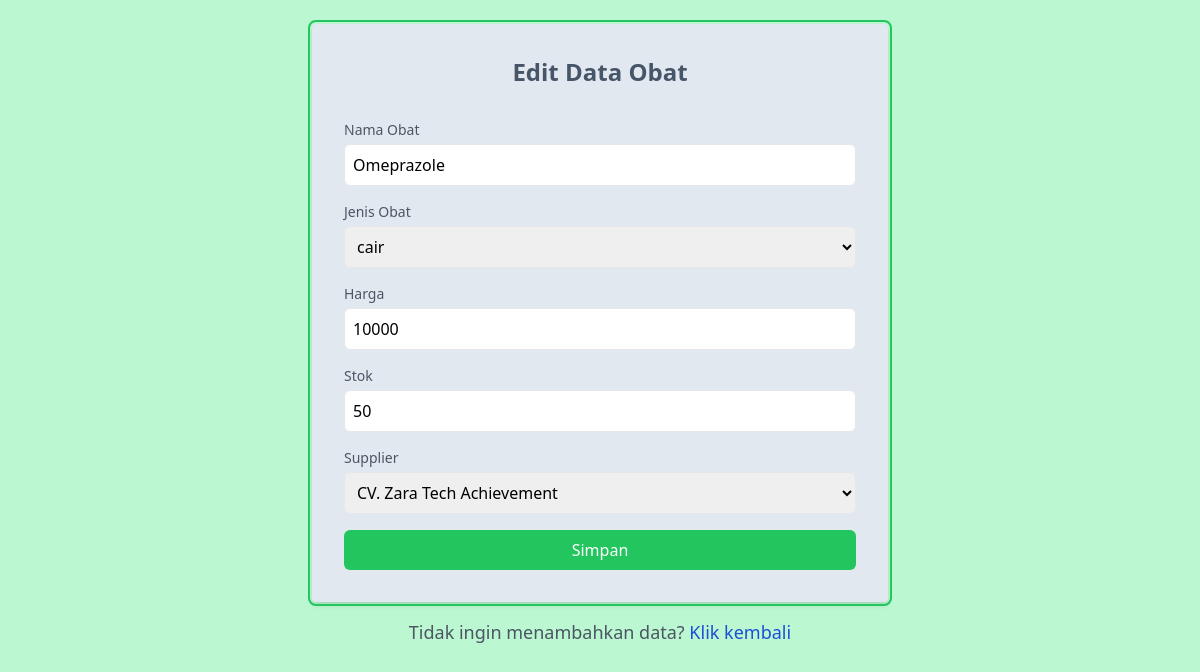
Screenshot of /build/pages/function/editobat.php?id=4 (signed in) with the database file from the repository.
### tables this page shows
CREATE TABLE `obat` (
  `id_obat` int(11) NOT NULL,
  `nama_obat` varchar(255) DEFAULT NULL,
  `jenis` varchar(255) DEFAULT NULL,
  `harga` int(11) DEFAULT NULL,
  `stok` int(11) DEFAULT NULL,
  `id_supplier` char(10) DEFAULT NULL
);

CREATE TABLE `supplier` (
  `id_supplier` char(10) NOT NULL DEFAULT '',
  `nama_supplier` varchar(100) DEFAULT NULL,
  `alamat` varchar(100) DEFAULT NULL,
  `no_telepon` varchar(50) DEFAULT NULL
);

### build/pages/function/editobat.php (the view, shortened to what this page needs)
<!DOCTYPE html>
<html lang="en">
<head>
    <script src="https://cdn.tailwindcss.com"></script>
</head>
<body class="bg-green-200 p-6">
    <?php
    include 'koneksi.php';
    $id = $_GET['id'];
    $data = mysqli_query($conn, "SELECT * FROM obat, supplier WHERE obat.id_obat = '$id' AND obat.id_supplier = supplier.id_supplier");
    while ($row = mysqli_fetch_array($data)) {
    ?>
        <div class="max-w-xl mx-auto  rounded p-8 shadow-md outline outline-2  outline-offset-2 outline-green-500 bg-slate-200">
            <h2 class="text-2xl font-bold mb-8 text-slate-600 text-center ">Edit Data Obat</h2>
            <form action="proseseditobat.php" method="post" class="space-y-4 ">
                <div>
                    <label for="nama" class="block text-sm font-medium text-gray-600">Nama Obat</label>
                    <input type="text" id="nama_obat" name="nama" value="<?php echo $row['nama_obat']; ?>" class="mt-1 p-2 w-full border rounded-md">
                </div>
                <div>
                    <label for="jenis" class="block text-sm font-medium text-gray-600">Jenis Obat</label>
                    <select name="jenis" id="jenis" class="form-control form-control-lg mt-1 p-2 w-full border rounded-md" required>
                        <option selected value="<?php echo $row['jenis'] ?>"> <?php echo $row['jenis'] ?></option>
                    </select>
                </div>
                <div>
                    <label for="harga" class="block text-sm font-medium text-gray-600">Harga</label>
                    <input type="text" id="harga" name="harga" value="<?php echo $row['harga']; ?>" class="mt-1 p-2 w-full border rounded-md">
                </div>
                <div>
                    <label for="stok" class="block text-sm font-medium text-gray-600">Stok</label>
                    <input type="text" id="Stok" name="stok" value="<?php echo $row['stok']; ?>" class="mt-1 p-2 w-full border rounded-md">
                </div>
                <div>
                    <label for="supplier" class="block text-sm font-medium text-gray-600">Supplier</label>
                    <select name="supplier" id="supplier" class="form-control form-control-lg mt-1 p-2 w-full border rounded-md" required>
                        <option selected value="<?php echo $row['id_supplier'] ?>"><?php echo $row['nama_supplier'] ?></option>
                    </select>
                </div>
                <div>
                    <button type="submit" class="w-full bg-green-500 text-white p-2 rounded-md hover:bg-green-700">Simpan</button>
                </div>
            </form>
        </div>
        <p class="mt-4 text-lg text-gray-600 text-center">Tidak ingin menambahkan data? <a href="../datakaryawan.php" class="text-blue-700 no-underline hover:underline">Klik kembali</a></p>
</body>
<?php
    }
?>
</html>

### rows the page displays
obat: nama "Omeprazole", jenis "cair", harga "10000", stok "50", supplier "CV. Zara Tech Achievement"
